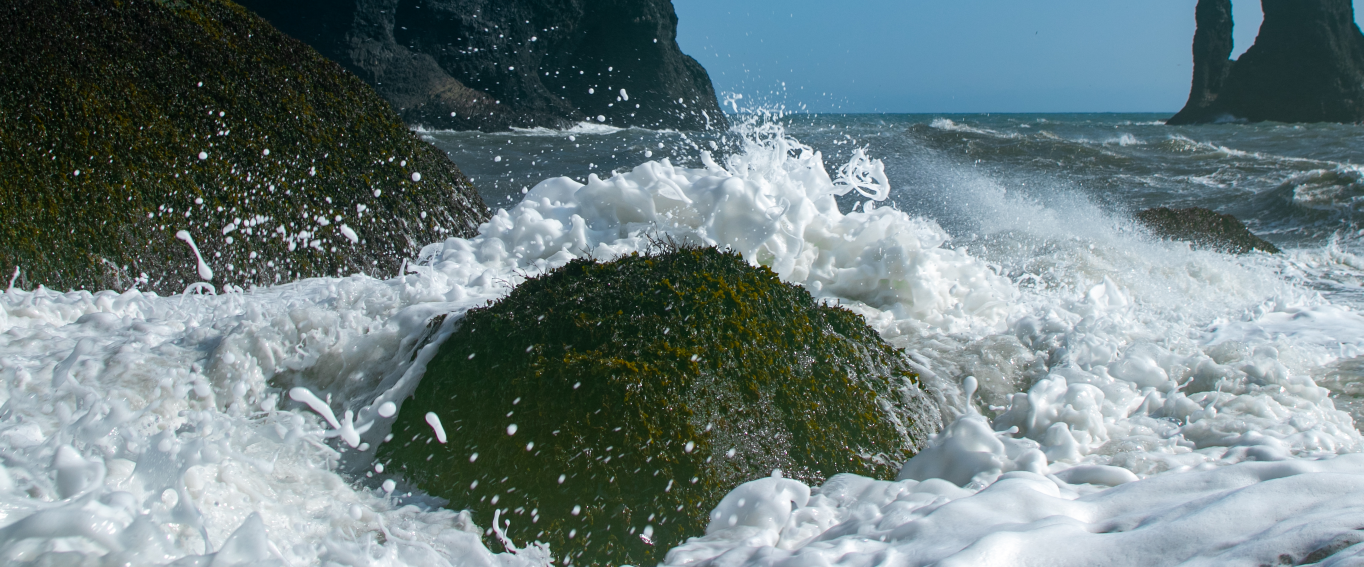
#> input picture media/landscape/iceland/IMG_0206.jpg, 4090 x 1701 px (shown at 1/3 size); its folder holds only this picture in this run
$ python make_web_images.py
#> lines starting #> are read from the running program, lines starting #| are printed output that depends on the picture
"""
Updates the website's photo galleries from the folders in media/.

HOW TO ADD PHOTOS
    1. Drop .jpg/.png files into an album folder:
           media/portrait/<album>/    or    media/landscape/<album>/
       A new album folder automatically gets its own card on the
       Portraits / Landscapes page (name it like band_photos -> "Band Photos").
       Put a photo named cover.jpg in an album to choose its card image;
       otherwise the first photo is used. The home page shows every photo.
    2. From the repo root run:   python tools/make_web_images.py
    3. Commit and push (include media/web/).
To remove a photo, delete it from its folder and run the script again.
Photos show in filename order; rename (e.g. 01_name.jpg) to reorder.

WHAT IT DOES
For every photo under media/ it writes web-sized copies to media/web/
(same folder layout), so pages don't download the 10 MB camera originals:
    name-600.jpg    gallery grid on phones / small columns
    name-1200.jpg   gallery grid on large / retina screens
    name-2000.jpg   the lightbox viewer
and writes media/web/photos.js, the list of every photo with its
[width, height]. index.js builds each gallery from that list using the
gallery's data-folder attribute, so no HTML or JS needs editing.

Originals are left untouched (the viewer's "open full size" button uses them).
Already-generated files are skipped unless the original is newer, and copies
of deleted photos are cleaned up. Requires:  pip install Pillow
"""
import json
import os

from PIL import Image, ImageOps

ROOT = os.path.dirname(os.path.dirname(os.path.abspath(__file__)))
MEDIA = os.path.join(ROOT, 'media')
OUT = os.path.join(MEDIA, 'web')

EXTENSIONS = ('.jpg', '.jpeg', '.png')
WIDTHS = [600, 1200, 2000]
QUALITY = 80


def find_photos():
    """Every photo under media/ (except media/web), in a stable sorted order."""
    for dirpath, dirs, files in os.walk(MEDIA):
        dirs[:] = sorted(d for d in dirs if os.path.join(dirpath, d) != OUT)
        for f in sorted(files, key=str.lower):
            if f.lower().endswith(EXTENSIONS):
                yield os.path.relpath(os.path.join(dirpath, f), MEDIA).replace(os.sep, '/')


def out_path(rel, width):
    base = os.path.splitext(rel)[0]
    return os.path.normpath(os.path.join(OUT, '%s-%d.jpg' % (base, width)))


def remove_orphans(keep):
    """Delete generated copies whose original photo no longer exists."""
    removed = 0
    for dirpath, _, files in os.walk(OUT, topdown=False):
        for f in files:
            path = os.path.normpath(os.path.join(dirpath, f))
            if f.endswith('.jpg') and path not in keep:
                os.remove(path)
                removed += 1
        if dirpath != OUT and not os.listdir(dirpath):
            os.rmdir(dirpath)
    return removed


def main():
    photos = {}
    keep = set()
    made = 0
    for rel in find_photos():
        src = os.path.join(MEDIA, rel)
        src_mtime = os.path.getmtime(src)
        targets = [(w, out_path(rel, w)) for w in WIDTHS]
        keep.update(t[1] for t in targets)
        stale = [t for t in targets if not os.path.exists(t[1]) or os.path.getmtime(t[1]) < src_mtime]

        with Image.open(src) as im:
#> im is the input picture: PIL image 4090x1701 RGB; mean R, G, B 108.7, 125.8, 127.7
            im = ImageOps.exif_transpose(im)   # respect camera rotation
            photos[rel] = [im.width, im.height]
            if not stale:
                continue
            im = im.convert('RGB')
            for w, dest in stale:
                os.makedirs(os.path.dirname(dest), exist_ok=True)
                copy = im.copy()
                if copy.width > w:
                    copy = copy.resize((w, round(copy.height * w / copy.width)), Image.LANCZOS)
                copy.save(dest, 'JPEG', quality=QUALITY, optimize=True, progressive=True)
                made += 1
#> this loop made 3 passes
#> pass 1, in main, `copy = copy.resize((w, round(copy.height * w / copy.width)), Image.LAN..`:
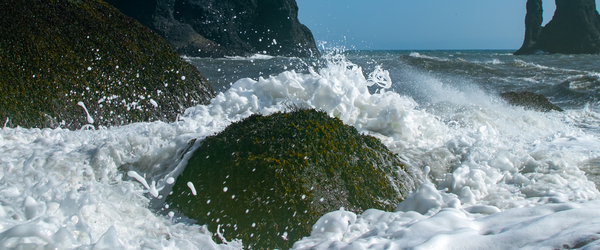
#> copy: PIL image 600x250 RGB; mean R, G, B 108.7, 125.8, 127.7
#> after the loop, made = 3
        print('new  ', rel)
#> pass 2 of the loop in main, `for rel in find_photos():`:
#> src_mtime = 1.8e+09
#> targets = 3 items
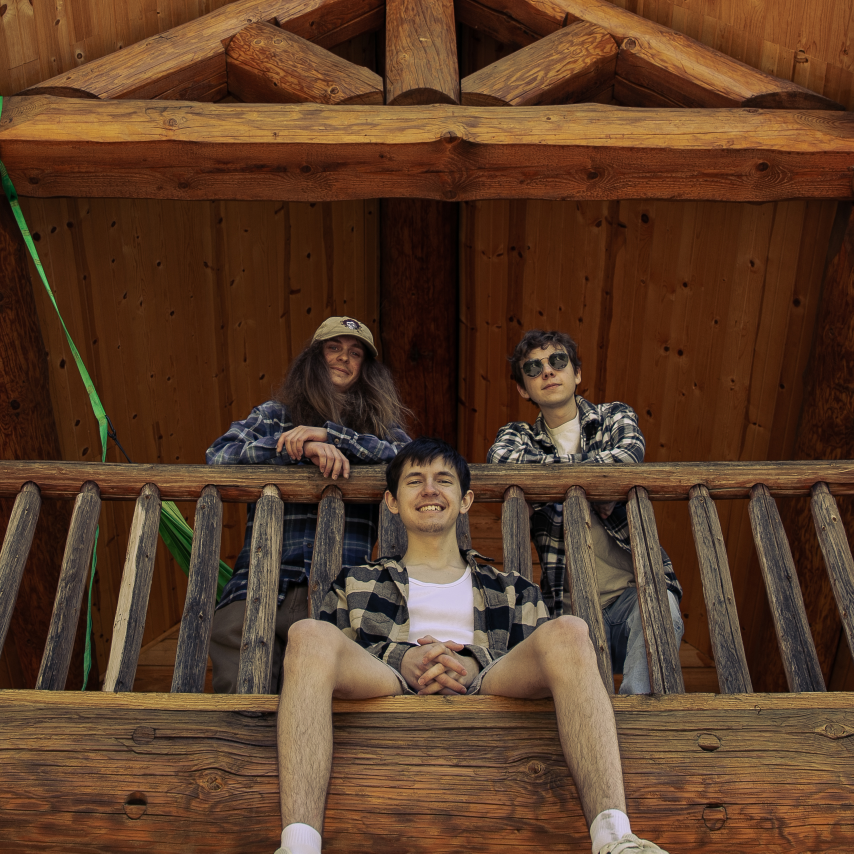
#> input picture media/portrait/band_photos/IMG_4228.jpg, 1707 x 1707 px (shown at 1/2 size)
#> in main, im is the input picture: PIL image 1707x1707 RGB; mean R, G, B 91.1, 60.7, 40
#> the loop in main, `for w, dest in stale:` made 3 passes
#> w on passes 1 to 3: 600, 1200, 2000
#> pass 1, in main, `copy = copy.resize((w, round(copy.height * w / copy.width)), Image.LAN..`:
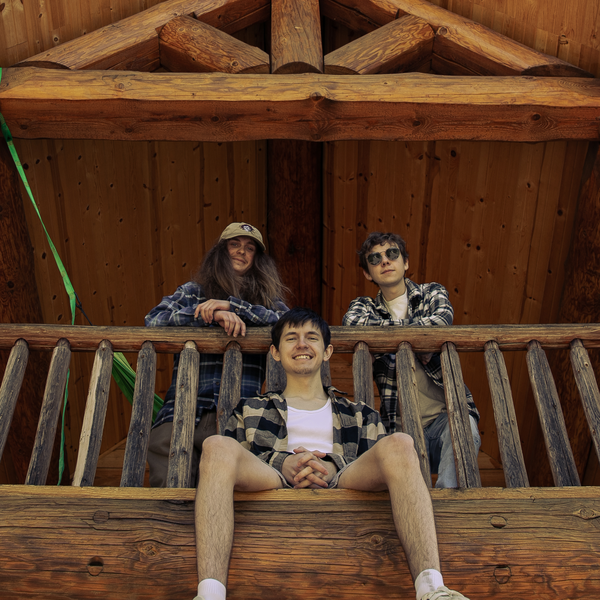
#> copy: PIL image 600x600 RGB; mean R, G, B 91.1, 60.7, 40
#> after the loop in main, `for w, dest in stale:`: made = 6

    removed = remove_orphans(keep)
#> after the loop in remove_orphans, `for f in files:`: removed = 0
#> pass 2 of the loop in remove_orphans, `for dirpath, _, files in os.walk(OUT, topdown=False):`:
#> removed = 0

    os.makedirs(OUT, exist_ok=True)
    with open(os.path.join(OUT, 'photos.js'), 'w', encoding='utf-8') as f:
        f.write('// Generated by tools/make_web_images.py - do not edit by hand.\n')
        f.write('// Every photo under media/ with its original [width, height].\n')
        f.write('window.PHOTOS = %s;\n' % json.dumps(photos, indent=1))
    old = os.path.join(OUT, 'sizes.js')   # replaced by photos.js
    if os.path.exists(old):
        os.remove(old)

    print('%d photos listed, %d images written, %d stale images removed' % (len(photos), made, removed))
#| 2 photos listed, 6 images written, 0 stale images removed


if __name__ == '__main__':
    main()
